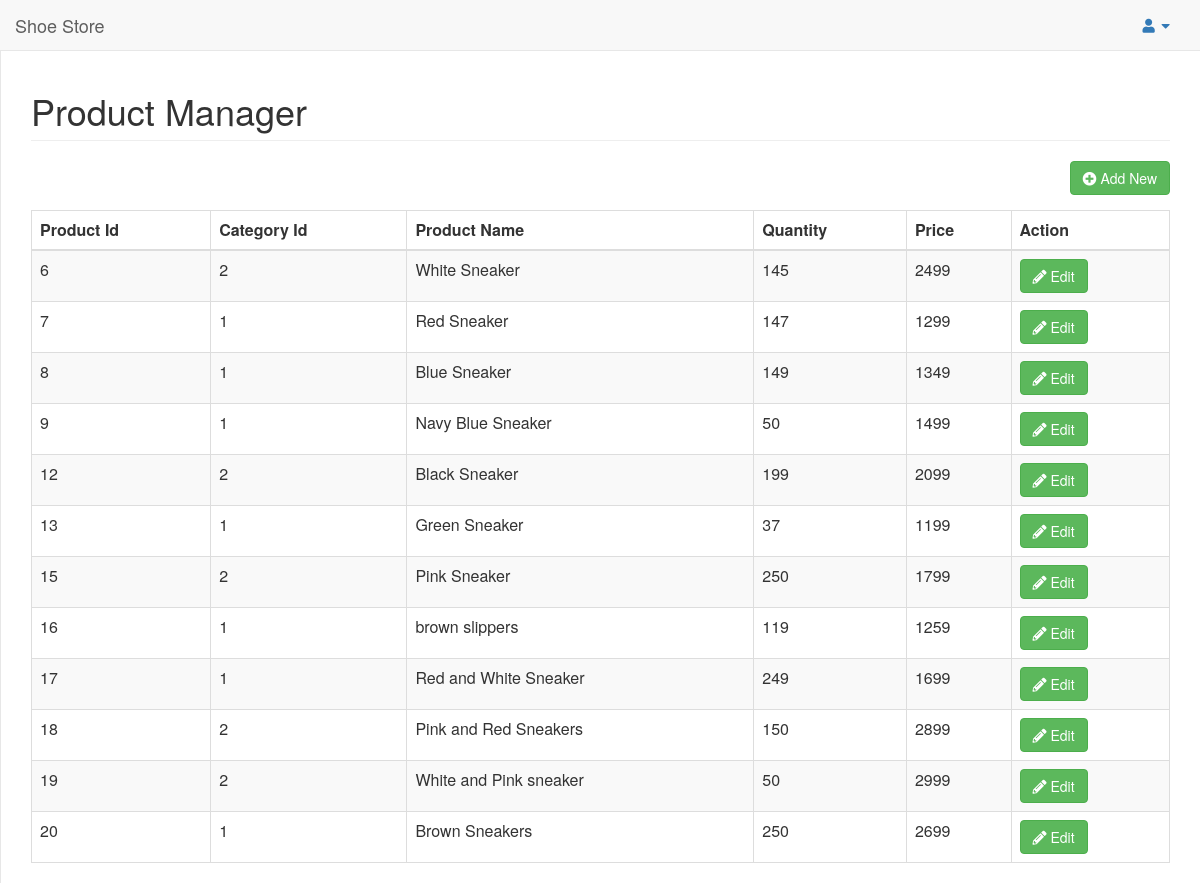
Screenshot of /admin/sub_admin_product_manager.php with the database file from the repository.
### tables this page shows
CREATE TABLE `product` (
  `id` int(11) NOT NULL,
  `cat_id` int(11) NOT NULL,
  `p_name` varchar(250) NOT NULL,
  `p_quantity` int(11) NOT NULL,
  `price` int(11) NOT NULL,
  `photo` varchar(255) NOT NULL
);

### admin/sub_admin_product_manager.php (the view, shortened to what this page needs)
<?php
include("connection.php");
?>
<html>
<head>
    <link rel="stylesheet" href="https://maxcdn.bootstrapcdn.com/bootstrap/3.3.7/css/bootstrap.min.css">
    <link rel="stylesheet" href="https://cdnjs.cloudflare.com/ajax/libs/metisMenu/2.5.2/metisMenu.css">
    <link rel="stylesheet" href="https://cdnjs.cloudflare.com/ajax/libs/morris.js/0.5.1/morris.css">
    <link rel="stylesheet" href="https://cdnjs.cloudflare.com/ajax/libs/font-awesome/5.15.0/css/all.min.css">
    <link rel="stylesheet" href="https://s3-us-west-2.amazonaws.com/s.cdpn.io/416491/timeline.css">
</head>
<body>
    <div id="wrapper">
        <nav class="navbar navbar-default navbar-static-top" role="navigation" style="margin-bottom: 0">
            <div class="navbar-header">
                <a class="navbar-brand" href="sub_admin_welcome.php">Shoe Store</a>
            </div>
            <ul class="nav navbar-top-links navbar-right">
                <li class="dropdown">
                    <a class="dropdown-toggle" data-toggle="dropdown" href="#">
                        <i class="fa fa-user fa-fw"></i> <i class="fa fa-caret-down"></i>
                    </a>
                </li>
            </ul>
        </nav>
        <div id="page-wrapper">
            <div class="row">
                <div class="col-lg-12">
                    <h1 class="page-header">Product Manager</h1>
                </div>
            </div>
            <div class="row">
                <div class="col-lg-12">
                    <a href="sub_admin_insert.php" class="btn btn-success" style="float:right;margin-bottom:15px"><i
                            class="fas fa-plus-circle"></i> Add New</a>
                </div>
            </div>
            <div class="row">
                <div class="col-lg-12">
                    <div class="row">
                        <div class="col-lg-12">
                            <div class="table-responsive">
                                <table id="second-morris-table" class="table table-bordered table-hover table-striped">
                                    <thead>
                                        <tr>
                                            <th>Product Id</th>
                                            <th>Category Id</th>
                                            <th>Product Name</th>
                                            <th>Quantity</th>
                                            <th>Price</th>
                                            <th>Action</th>
                                        </tr>
                                    </thead>
                                    <tbody>
                                        <?php
$sql="SELECT * FROM  `product` ORDER BY  `id` ASC ";
$res=mysqli_query($con, $sql);
while($row=mysqli_fetch_array($res))
{
?>
                                        <tr>
                                            <td><?php echo $row['id']; ?></td>
                                            <td><?php echo $row['cat_id']; ?></td>
                                            <td><?php echo $row['p_name']; ?></td>
                                            <td><?php echo $row['p_quantity']; ?></td>
                                            <td><?php echo $row['price']; ?></td>
                                            <td><a href="sub_admin_edit.php?id=<?php echo $row['id']; ?>"
                                                    class="btn btn-success"><i class="fas fa-pencil-alt"></i>
                                                    Edit</a></td>
                                        </tr>
                                        <?php
}
?>
                                    </tbody>
                                </table>
                            </div>
                        </div>
                    </div>
                </div>
            </div>
        </div>
    </div>
</body>
</html>

### admin/sub_admin_product_manager.php (style rules this page uses)
body { background-color: #f8f8f8; }
#wrapper { width: 100%; }
#page-wrapper { padding: 0 15px; min-height: 95vh; background-color: #fff; }
@media (min-width:768px) { #page-wrapper { position: inherit; margin: 0; padding: 0 30px; border-left: 1px solid #e7e7e7; } }
.navbar { min-height: 5vh; }
.navbar-top-links { margin-right: 0; }
.navbar-top-links li { display: inline-block; }
.navbar-top-links li:last-child { margin-right: 15px; }
.navbar-top-links li a { padding: 15px; min-height: 50px; }

### rows the page displays
product: id "6", cat "2", p_name "White Sneaker", p_quantity "145", price "2499"
product: id "7", cat "1", p_name "Red Sneaker", p_quantity "147", price "1299"
product: id "8", cat "1", p_name "Blue Sneaker", p_quantity "149", price "1349"
product: id "9", cat "1", p_name "Navy Blue Sneaker", p_quantity "50", price "1499"
product: id "12", cat "2", p_name "Black Sneaker", p_quantity "199", price "2099"
product: id "13", cat "1", p_name "Green Sneaker", p_quantity "37", price "1199"
product: id "15", cat "2", p_name "Pink Sneaker", p_quantity "250", price "1799"
product: id "16", cat "1", p_name "brown slippers", p_quantity "119", price "1259"
product: id "17", cat "1", p_name "Red and White Sneaker", p_quantity "249", price "1699"
product: id "18", cat "2", p_name "Pink and Red Sneakers", p_quantity "150", price "2899"
product: id "19", cat "2", p_name "White and Pink sneaker", p_quantity "50", price "2999"
product: id "20", cat "1", p_name "Brown Sneakers", p_quantity "250", price "2699"
